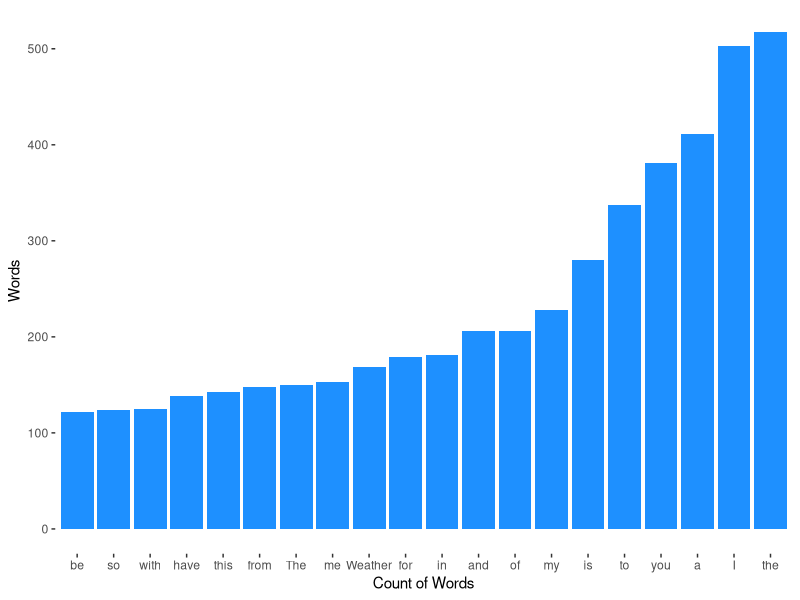

Here is the R script that generated this plot:
### Make Bar Chart of Top 20 Words ###

library(ggplot2)
tweets <- read.csv("tweet_output.csv", header=F, col.names=c("Words","Count"))
# Reorder data by count
tweets <- transform(tweets, 
                          Words = reorder(Words, Count))

ggplot(tweets, aes(x = factor(tweets$Words), y=tweets$Count)) + 
  geom_bar(stat='identity', fill="dodgerblue") +
  xlab("Count of Words") +
  ylab("Words") +
  theme(axis.line = element_line(colour = NA),
        panel.grid.major = element_blank(),
        panel.grid.minor = element_blank(),
        panel.border = element_blank(),
        panel.background = element_blank()) 

